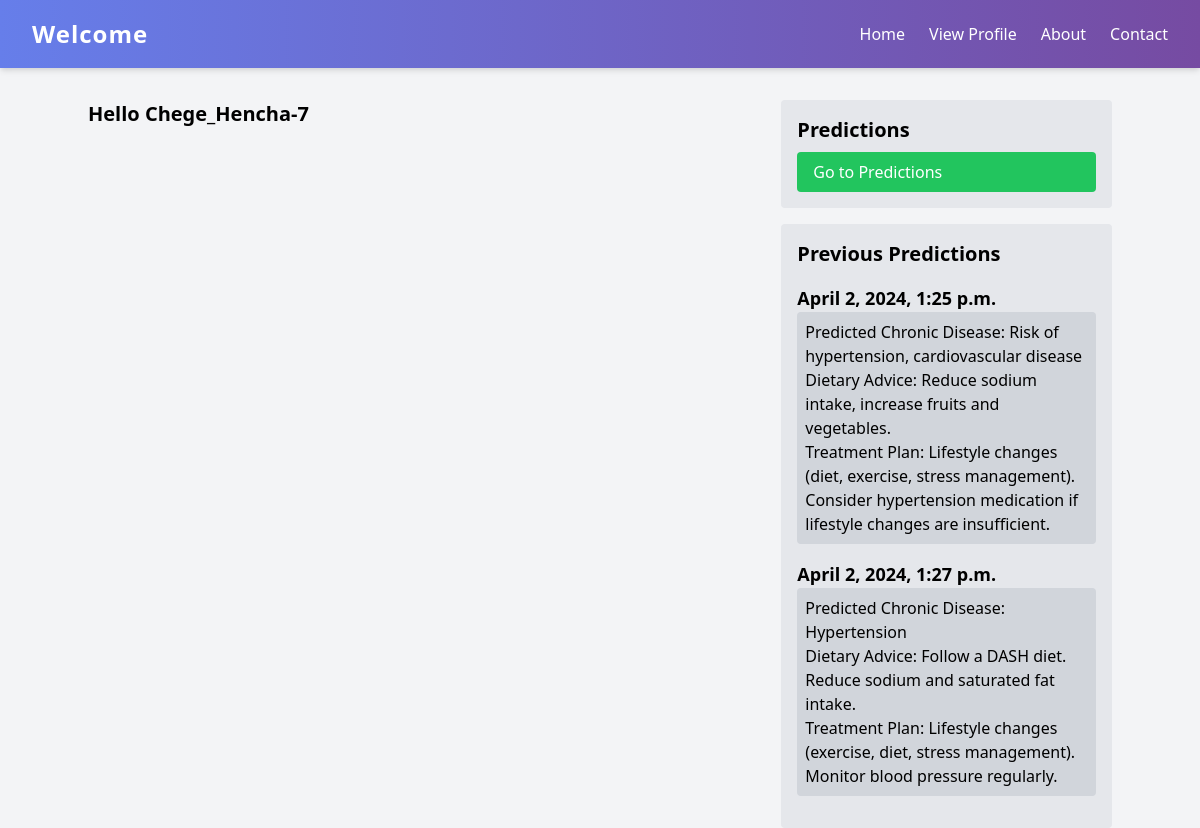
The app's page / (signed in), older data.
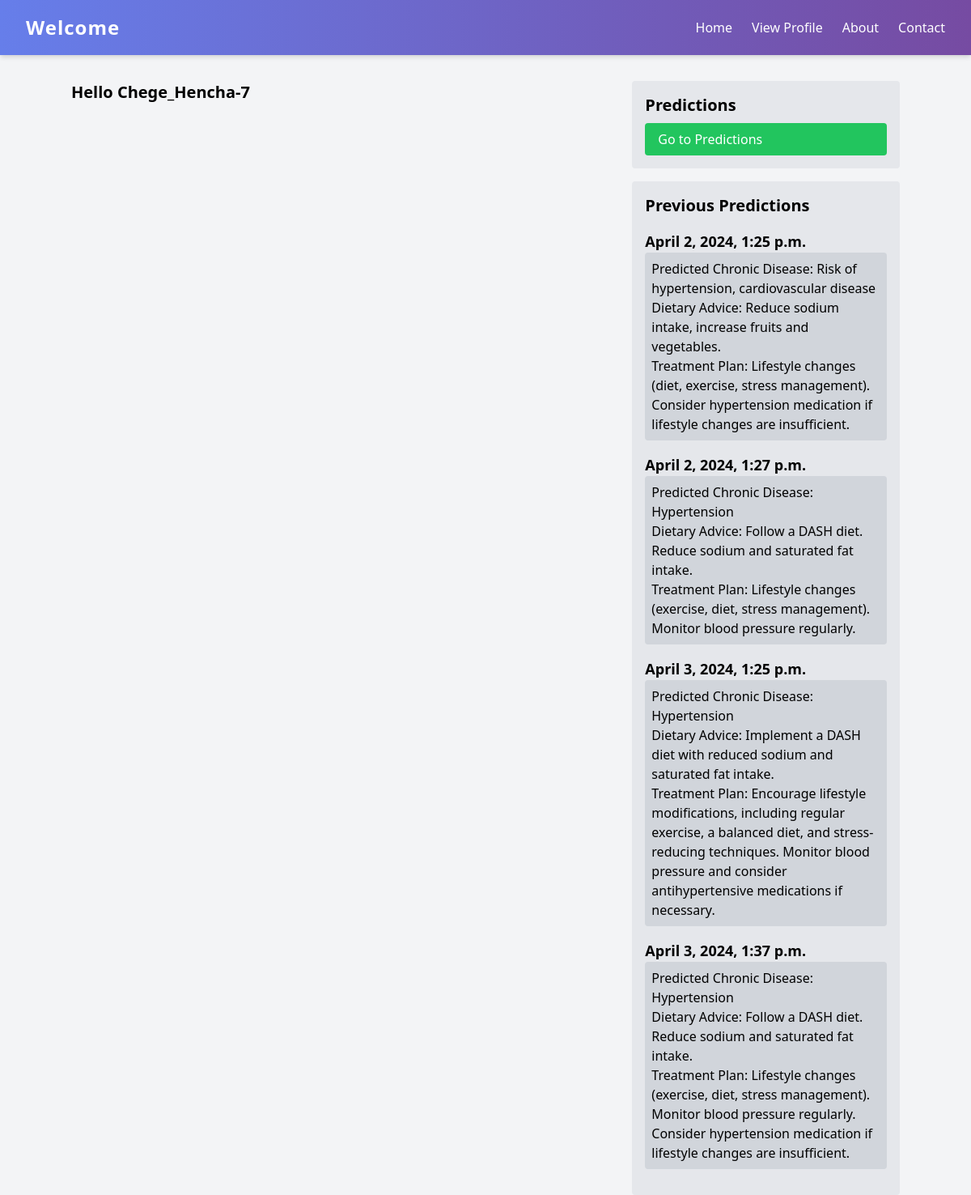
The same page, newer data.
### apps/prediction/models.py (models this page shows, shortened)
class Prediction(models.Model):
    user = models.ForeignKey(User, on_delete=models.CASCADE, related_name='predictions')
    input_data = models.TextField()
    generated_text = models.TextField()
    created_at = models.DateTimeField(auto_now_add=True)

### apps/main/views.py (the view)
# urls.py: path('', home, name='home'),
@login_required
def home(request):
    if request.user.is_authenticated:
        user_predictions = request.user.predictions.all()
    else:
        user_predictions = None
    context = {
        'predictions': user_predictions
    }
    return render(request, 'main/home.html', context)

### apps/main/templates/main/home.html (shortened to what this page needs)
<!DOCTYPE html>
<html lang="en">
<head>
    <script src="https://cdn.tailwindcss.com"></script>
    {% url 'users:login' as login_url %}
</head>
<body class="bg-gray-100">
    <nav class="navbar-main flex justify-between items-center px-8 py-4 text-white">
        <div class="navbar-brand">Welcome</div>
        <div class="flex space-x-6">
            <a href="{% url 'main:home' %}" class="nav-link">Home</a>
            <a href="{% url 'users:profile' %}" class="nav-link">View Profile</a>
            <a href="#" class="nav-link">About</a>
            <a href="#" class="nav-link">Contact</a>
        </div>
    </nav>
    <div class="container mx-auto mt-8">
        <div class="grid grid-cols-3 gap-4">
            <div class="col-span-2">
                <h1 class="text-xl font-bold mb-4">Hello {{ request.user.username }}</h1>
            </div>
            <div>
                <div class="bg-gray-200 p-4 rounded mb-4">
                    <h2 class="text-xl font-semibold mb-2">Predictions</h2>
                    <a href="{% url 'prediction:generate_texts' %}" class="block px-4 py-2 rounded bg-green-500 hover:bg-green-600 text-white">Go to Predictions</a>
                </div>
                {% if predictions %}
                <div class="bg-gray-200 p-4 rounded">
                    <h2 class="text-xl font-semibold mb-4">Previous Predictions</h2>
                    {% for prediction in predictions %}
                    <div class="mb-4">
                        <h3 class="text-lg font-bold">{{ prediction.created_at }}</h3>
                        <p class="bg-gray-300 p-2 rounded">{{ prediction.generated_text|linebreaksbr }}</p>
                    </div>
                    {% endfor %}
                </div>
                {% endif %}
            </div>
        </div>
    </div>
</body>
</html>

### apps/main/templates/main/home.html (style rules this page uses)
.navbar-main { background: linear-gradient(90deg, #667eea 0%, #764ba2 100%); box-shadow: 0 4px 6px -1px rgba(0, 0, 0, 0.1), 0 2px 4px -1px rgba(0, 0, 0, 0.06); }
.navbar-brand { font-size: 1.5rem; font-weight: 700; letter-spacing: 1px; }
.nav-link { font-weight: 500; transition: all 0.2s ease-in-out; }

Row changes from the older to the newer data that the page shows:
added Prediction: created_at "April 3, 2024, 1:25 p.m.", generated_text "Predicted Chronic Disease: Hypertension Dietary Advice: Implement a DASH diet with reduced sodium and saturated fat intake. Treatment Plan: Encourage lifestyle modifications, including regular exercise, a balanced diet, and stress-reducing techniques. Monitor blood pressure and consider antihypertensive medications if necessary."
added Prediction: created_at "April 3, 2024, 1:37 p.m.", generated_text "Predicted Chronic Disease: Hypertension Dietary Advice: Follow a DASH diet. Reduce sodium and saturated fat intake. Treatment Plan: Lifestyle changes (exercise, diet, stress management). Monitor blood pressure regularly. Consider hypertension medication if lifestyle changes are insufficient."
